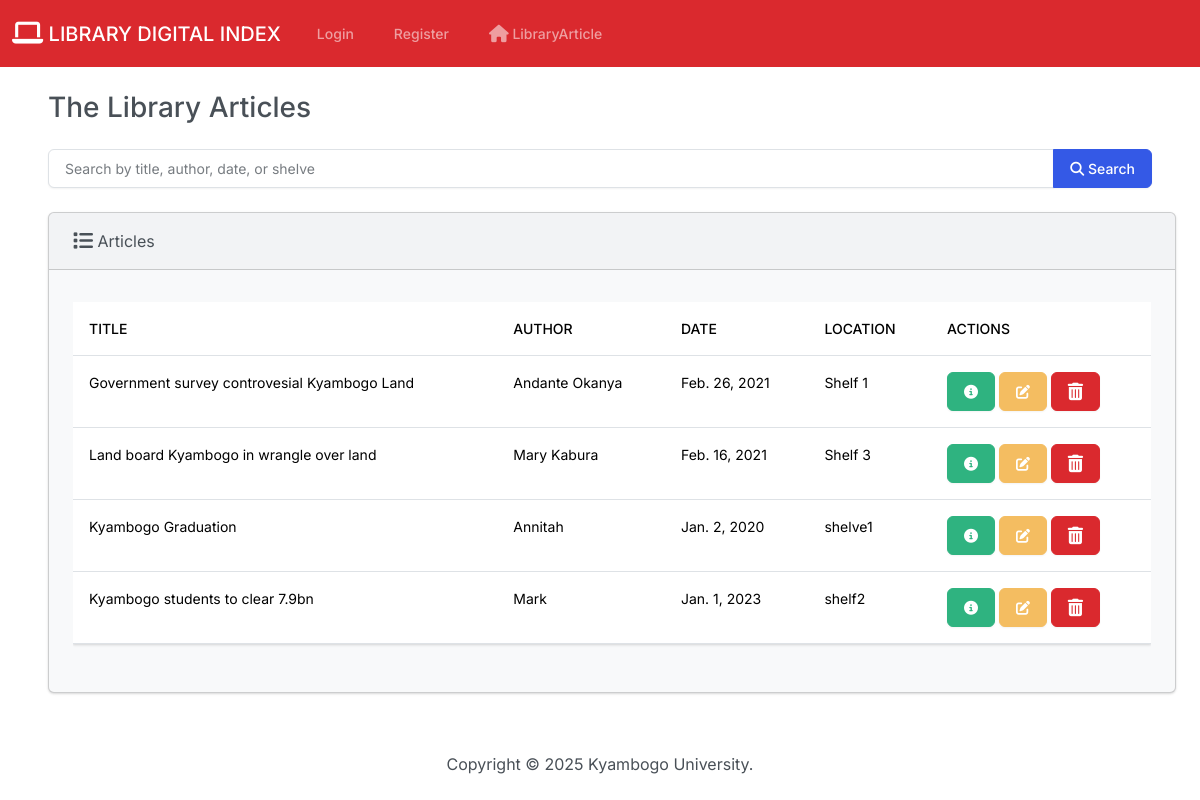
/home/, run on the app's committed database.
### library/models.py (models this page shows, shortened)
class Library(models.Model):
    title = models.CharField(max_length=50)
    author = models.CharField(max_length=50)
    date = models.DateField(default='2023-01-01')
    location = models.CharField(max_length=50)
    category = models.ForeignKey(Category, on_delete=models.CASCADE, default=1)  # Adding Category as a foreign key
    publication = models.CharField(max_length=100, default="Unknown")

### library/views.py (the view)
# urls.py: 2. Add a URL to urlpatterns:  path('', views.home, name='home')
def home(request):
    student = Library.objects.all()
    return render(request, 'home.html', {'library': Library.objects.all()})

### library/templates/home.html (shortened to what this page needs)
{% extends "base.html" %}
{% block body %}
    <div class="container-fluid">
        <h3 class="m-4">The Library Articles</h3>
        <form method="GET" action="{% url 'library_view' %}" class="m-4">
            <div class="input-group mb-3">
                <input type="text" class="form-control" name="q" placeholder="Search by title, author, date, or shelve" value="{{ query|default:'' }}">
                <button class="btn btn-primary" type="submit"><i class="fa-solid fa-search"></i> Search</button>
            </div>
        </form>
        <div class="row">
            <div class="col-12">
                {% if library %}
                    <div class="card bg-light ms-4 mc-4 mb-4">
                        <div class="card-header">
                            <i class="fa-solid fa-list fa-lg"></i> Articles
                        </div>
                        <div class="card-body">
                            <p class="card-text">
                                <div class="table-responsive">
                                    <table class="table table-hover">
                                        <thead>
                                            <tr>
                                                <th scope="col">Title</th>
                                                <th scope="col">Author</th>
                                                <th scope="col">Date</th>
                                                <th scope="col">Location</th>
                                                <th scope="col">Actions</th>
                                            </tr>
                                        </thead>
                                        <tbody>
                                            {% for student in library %}
                                                <tr>
                                                    <td>{{ student.title }}</td>
                                                    <td>{{ student.author }}</td>
                                                    <td>{{ student.date }}</td>
                                                    <td>{{ student.location }}</td>
                                                    <td>
                                                        <button type="button" class="btn btn-success mc-1" href="{% url 'view_student' student.id %}" data-bs-toggle="modal" data-bs-target="#myModal{{ student.id }}">
                                                            <i class="fa-solid fa-circle-info"></i>
                                                        </button>
                                                        <a class="btn btn-warning mc-1" href="{% url 'edit' student.id %}">
                                                            <i class="fa-solid fa-pen-to-square"></i>
                                                        </a>
                                                        <button type="button" class="btn btn-danger" data-bs-toggle="modal" data-bs-target="#delete{{student.id}}">
                                                        </button>
                                                    </td>
                                                </tr>
                                            {% endfor %}
                                        </tbody>
                                    </table>
                                </div>
                            </p>
                        </div>
                    </div>
                {% else %}
                    <h5 class="alert alert-primary ms-4 mc-4">No Records</h5>
                {% endif %}
            </div>
        </div>
    </div>
{% endblock %}

### library/templates/base.html (shortened to what this page needs)
{% load static %}
<!doctype html>
<html lang="en">
  <head>
    <link rel="stylesheet" href="https://cdnjs.cloudflare.com/ajax/libs/font-awesome/6.5.2/css/all.min.css"/>
    <link href="{% static 'css/bootstrap.min.css' %}" rel="stylesheet">
  </head>
  <body class="d-flex flex-column min-vh-100">
    {% include "navbar.html" %}
    <div class="container-fluid">
       {% block body %}
       {% endblock %}
    </div>
    <footer class="mt-auto mb-4">
      <div class="text-center">
        <span>
          Copyright &copy; <script>document.write(new Date().getFullYear())</script> Kyambogo University.
        </span>
      </div>
    </footer>
  </body>
</html>

### library/templates/navbar.html (shortened to what this page needs)
<nav class="navbar navbar-expand-lg navbar-dark bg-danger">
  <div class="container-fluid">
      <a class="navbar-brand" href="{% url 'index' %}">
          <i class="fa-solid fa-laptop fa-lg"></i> LIBRARY DIGITAL INDEX
      </a>
      <div class="collapse navbar-collapse" id="navbarColor01">
          <ul class="navbar-nav me-auto">
              {% if user.is_authenticated %}
                  <li class="nav-item"><a class="nav-link" href="{% url 'logout' %}">Logout</a></li>
              {% else %}
                  <li class="nav-item"><a class="nav-link" href="{% url 'login' %}">Login</a></li>
                  <li class="nav-item"><a class="nav-link" href="{% url 'register' %}">Register</a></li>
              {% endif %}
              <li class="nav-item">
                  <a class="nav-link" href="{% url 'index' %}"> LibraryArticle</a>
              </li>
          </ul>
      </div>
  </div>
</nav>

### data on the page
Library: title "Government survey controvesial Kyambogo Land", author "Andante Okanya", date "Feb. 26, 2021", location "Shelf 1"
Library: title "Land board Kyambogo in wrangle over land", author "Mary Kabura", date "Feb. 16, 2021", location "Shelf 3"
Library: title "Kyambogo Graduation", author "Annitah", date "Jan. 2, 2020", location "shelve1"
Library: title "Kyambogo students to clear 7.9bn", author "Mark", date "Jan. 1, 2023", location "shelf2"
